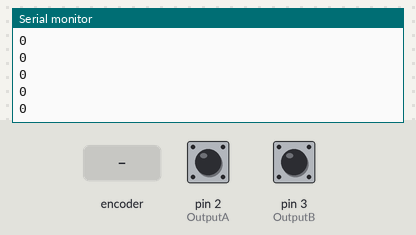
Simulated run of this sketch. Board: Arduino Uno, built with avr-gcc and run on an emulated ATmega328P. On the bench: the last lines printed to the serial monitor. Inputs (shaded band) come from the test bench; at power-on: pin 2 (OutputA) HIGH, pin 3 (OutputB) HIGH.

Above: at 1.2 s.
1.3 s: rotary encoder on pin 2 (OutputA) / pin 3 (OutputB) turned 1 step (first pin leading)
At 2.2 s:
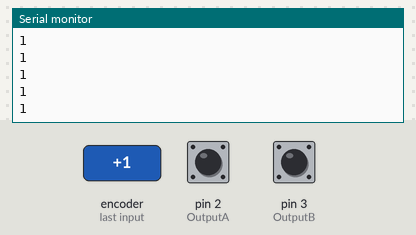
3.0 s: rotary encoder on pin 2 (OutputA) / pin 3 (OutputB) turned 1 step (first pin leading)
At 4.0 s:
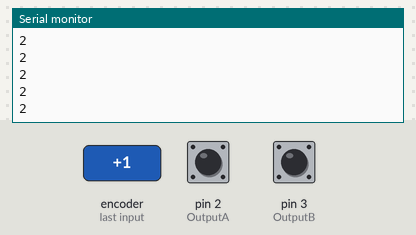
Timing chart, 0 to 6.0 s (numbered marks = the images above; inputs shaded):
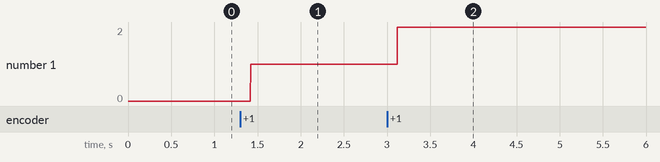

Measured:
- after the input at 1.3 s, the serial monitor: prints a new line after 0.12 s (image 1)
- after the input at 3.0 s, the serial monitor: prints a new line after 0.12 s (image 2)
- plotted number 1: 0 → 1 after the input at 1.3 s, 1 → 2 after the input at 3.0 s

The sketch:

Task6.2.ino
```cpp
#define OutputA 2
#define OutputB 3

int Counts = 0;

int UpdateAState;
int UpdateBState;

void InterruptFunc(){
    if(digitalRead(OutputA) != digitalRead(OutputB)){
      Counts++;
    } else{
      Counts--;
    }
}

void setup() {
  //Initializing pins
  pinMode(OutputA, INPUT);
  pinMode(OutputB, INPUT);

  attachInterrupt(digitalPinToInterrupt(OutputA), InterruptFunc, CHANGE);

  Serial.begin(9600);
}

void loop() {

  //Seeing if pin A changed states
  Serial.println(Counts/2);
}
```
